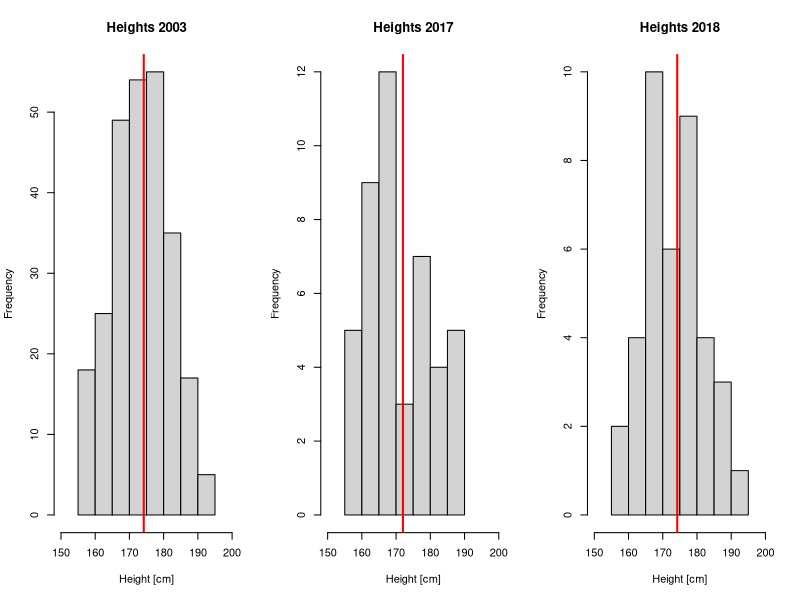
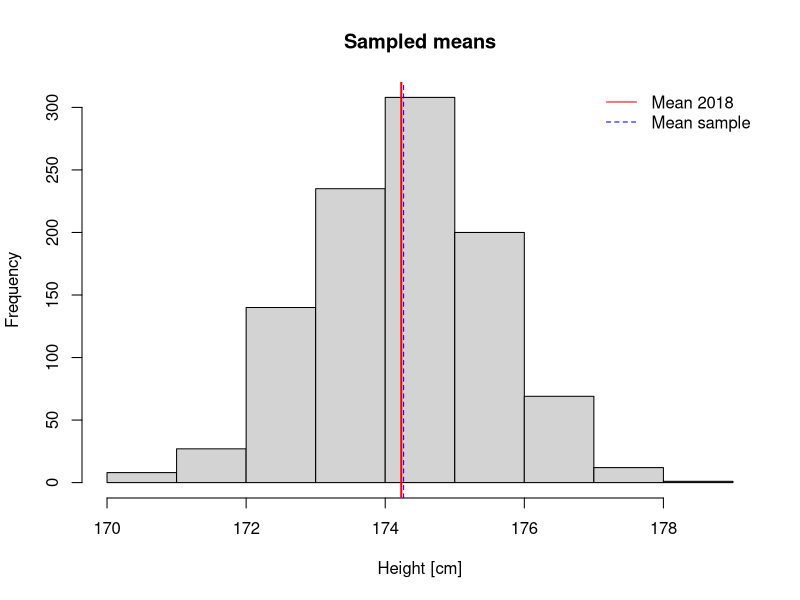
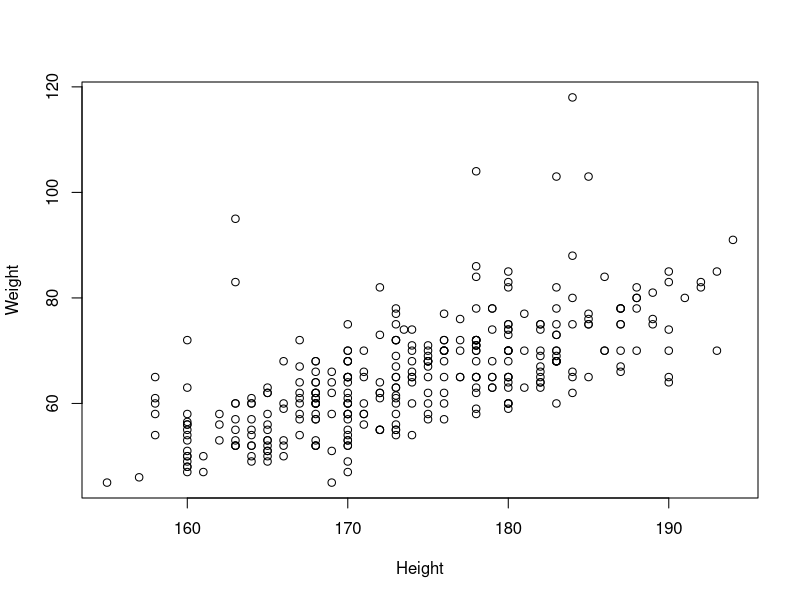

Reproduce these figures in R, in order. (Note: this script raises an error after producing the figures.)
#######################################################################
# R COURSE University of Bern 2019
# Homework 2
#######################################################################

#######################################################################
# DEADLINE: Tuesday Oct 1, 2019
# Send R script with your solutions to your assigned TA.
# Check the file "TA_Allocation_ToStudents.xlsx" to find the e-mail address of your assigned TA.

#######################################################################
# In the SUBJECT of the e-mail type: R course 2019 homework 2
# The Rscript should be named [YourName]_Rcourse_homework2.r
# Replace [YourName] by your first and last name.
#######################################################################

# VERY IMPORTANT ######################################################
# You need to comment your code, such that it is clear you understand what you did.
# You get extra points if you produce plots that have the x and y axis labels, a main title, etc.
# You might contact your assigned TA if you have questions about the homework (not during the weekend).
########################################################################

#### -----------------------------------------------------------------------------------------------
# EXERCISE 1
# 1.1. Read the three files with the statistics from 
#      students from 2003, 2017 and 2018
#      from the files: "Student2003.txt", "Student2017.txt", "Student2018.csv"
#      save each file into a data.frame, 
#      such that you have three data.frames in memory.
#      NOTE: the separation of entrie and missing data characters are different for each file.
#            For "Student2003.txt" and "Students2018.csv" missing data is coded as "?"
#            For "Student2017.txt" missing data is coded as "NA".
#            The "Student2003.txt" and "Student2017.txt" are tab separated (sep="\t")
#            whereas "Students2018.csv" is separated by ";" (sep=";")

df2003 <- read.table("Student2003.txt", header=TRUE, sep="\t",na.string="?")
df2017 <- read.table("Student2017.txt", header=TRUE, sep="\t",na.strings="NA")
df2018 <- read.csv("Students2018.csv", header=TRUE, sep=";", na.strings = "?")

#Quick view of the structures with str(), head(), summary(), or whatever suits.
str(df2003)
str(df2017)
str(df2018)

# 1.2. Create a vector combining the heights (cm) of all years
# The vector contains NA's. It is possible to remove them and/or to use na.rm in min() or max()
heights <- c(df2003$Height, df2017$Height, df2018$Height)

# Removes NA's
heights <- heights[!is.na(heights)]
str(heights)

# 1.3. Save the minimum height across all years into a variable
# na.rm is useless here as NA's have been removed before, but we never know !
minHeight <- min(heights, na.rm = T)

# 1.4. Save the maximum height across all years into a variable
maxHeight <- max(heights, na.rm = T)

# 1.5. Save the mean of each year into a vector with three entries.
#      The 1st element of the vector correspond to the mean of the height of first file
#      The 2nd element of the vector correspond to the mean of the height of second file
#      The 3rd element of the vector correspond to the mean of the height of third file

meansHeight <- c(mean(df2003$Height, na.rm = T), mean(df2017$Height, na.rm = T), mean(df2018$Height, na.rm = T)); meansHeight

# 1.6. Write your own function to remove lines with missing data from a matrix with two columns.
#      INPUT of the function: matrix with two columns.
#      OUTPUT of the function: matrix with two columns without missing data.

# Works only with a matrix with two column -> returns false if input is different
removeLineWithNA <- function(mat){
  if (dim(mat)[2] != 2) {
    print("Matrix dimention not correct.")
    return(FALSE)
  }else{
    # Two column matrix with TRUE or FALSE for NA
    idxNA <- is.na(mat)
    # Save wether col 1, col 2 or both have a True in it. 
    idxLine <- idxNA[,1] | idxNA[,2] 
    # Returns a matrix with only lines without NA's
    return(mat[!idxLine,])
  }
  
}

#little test to verify
#m <- matrix(c(1,2,NA,4,5,NA,7,8,9,10), ncol = 2);m
#m_na <- removeLineWithNA(m);m_na

# 1.7. Create a matrix with two columns by extracting the columns with height and weight from "Student2003.txt"  
matHW2003 <- matrix(c(df2003$Height, df2003$Weight), ncol = 2);summary(matHW2003) # 5 + 12 NA's

# 1.8. Apply the function to remove missing data to the matrix with two columns created in 1.6.
matHW2003cleared <- removeLineWithNA(matHW2003); summary(matHW2003cleared) # no NA's


#### -----------------------------------------------------------------------------------------------
# EXERCISE 2
# 2. Compare the distribution of the height in the three years
#    by making three histograms next to each other in the same plot.
#    Use the layout() function to define the plot area.
#    Use the same x-axis scale for each histogram, and add the mean as a vertical line to each histogram.
#    Does it seem that students became taller or shorter over time?

def.par=par(no.readonly = T) #- saving default parameters before using layout()

# One line, 3 columns. Equivalent to par(mfrow=c(1,3))
layout(matrix(c(1,2,3), 1, 3))

hist(df2003$Height, xlim = c(150, 200), xlab = "Height [cm]", main = "Heights 2003")
abline(v=mean(df2003$Height, na.rm = T), lwd=2, col="red" )
hist(df2017$Height, xlim = c(150, 200), xlab = "Height [cm]", main = "Heights 2017")
abline(v=mean(df2017$Height, na.rm = T), lwd=2, col="red" )
hist(df2018$Height, xlim = c(150, 200), xlab = "Height [cm]", main = "Heights 2018")
abline(v=mean(df2018$Height, na.rm = T), lwd=2, col="red" )

# - They are just a bit shorter in 2017 but there's no big difference
# - Pay attention to the fact that the datasets are way smaller in 2017 and 2018
# - Confirm by looking at the means.

print(mean(df2003$Height, na.rm = T))
print(mean(df2017$Height, na.rm = T))
print(mean(df2018$Height, na.rm = T))

par(def.par) #- Restore default parameters after using layout()


#### -----------------------------------------------------------------------------------------------
# EXERCISE 3
# 3.1. Use a t.test() to test if the mean height of 2003 
#    is significantly different from the mean height in 2018.
#    Did the average height increased through time?

ttmean318H <- t.test(df2003$Height, df2018$Height)
# - The means are almost identical. p-value for the Ttest is 0.97: the diffenrences have 97% chance of being random. -> means are not significantly different

# 3.2. Use a t.test() to test if the means of the weigth of 2003
#    is significantly different from the weigth in 2018.
#    Did the average height increased through time?

ttmean318W <- t.test(df2003$Weight, df2018$Weight)
# - p-value is a bit higher but still nothing significant (0.282)


# 3.3. Provide answers as a comment in your script to the following questions
# 3.3.1. What is the null hypothesis? 
# - Null hypothesis:        There is no difference between the means of the two sample
# - Alternative hypothesis: The difference between the means is not equal to 0
# 3.3.2. What is the p-value? 
# - the p-value is the probability that the difference is due to randomness. In other words, the probability that the null hypothesis is true. 

# 3.3.3. Is there a significant difference between 2003 and 2018? 
# - No. 
# Answers to 3.3. should be short answers (1 line each answer).


#### -----------------------------------------------------------------------------------------------
# EXERCISE 4 
# 4.1. Make a function that, given the number "n" and a vector "weights",
#      samples randomly "n" entries from the vector "weights" 
#      and returns the mean weight of those sampled "n" individuals.
#      Tips: 
#      a) inside the definition of your function use the 
#         function sample() with replace=TRUE.
#      b) write down the variables that you need to give as 
#         INPUT to the function in the comments

# smpl
# Parameters: n: number of individuals to sample
#             w: matrix of weights 
#
# Return value: mean of the n sampled weight.
smpl <- function(n,w){
  w <- w[!is.na(w)]
  s <- sample(w, n, replace = TRUE)
  return(mean(s))
}

# 4.2. Call the function to get the mean of the height of a sample 
#      of 41 individuals (n=41), given as input the vector 
#      with the height from the Bern students dataset of year 2003.

mhsmpl2003 <- smpl(41,df2003$Height)

# 4.3. Use a for loop to call the function you did in 5.1. 1000 times, 
#      to compute the distribution of the mean of 41 individuals. 
#      This is done imagining that we were sampling individuals from 2003 
#      to create a sample with the same number of individuals as in 2018.
#      In other words, what would be the expected mean for 2018 
#      if we sampled 41 individuals from 2003. 
#      Note that 41 is the sample size in 2018. 
#      This is done by sampling a sample with the same number of students 
#      as in 2018 from the height distribution of students from 2003.
#      Save all the results into a vector with 1000 entries, 
#      each corresponding to the mean of each sample.

# Vector for sampled means
splmeans <- c()

for(i in 1:1000){
  m <- smpl(41,df2003$Height)
  splmeans <- c(splmeans, m)
}


# 4.4. Count the proportion of simulations larger than the observed mean of 2018.
#      Plot the histogram of the simulated (sampled) means.
#      Add a vertical line with the observed mean in 2018.
#      Based on this plot and the computed proportion, is there evidence of a significant  
#      change in the mean weight from 2003 to 2018 in the Bern students? 
#      What is the null hypothesis underlying this resampling procedure?

# Number of simulated obs > mean of 2018
nbGT2018 <- length(which(splmeans > mean(df2018$Height, na.rm = T)))
hist(splmeans, main="Sampled means", xlab="Height [cm]")
abline(v=mean(df2018$Height, na.rm = T), lwd=2, col="red")

# Just to try
abline(v=mean(splmeans), lwd=1, lty=2, col="blue")
legend("topright", 
       c("Mean 2018", "Mean sample"), 
       lty=c(1,2), 
       col=c("red","blue"), 
       bty = "n")

### -----------------------------------------------------------
# BONUS EXERCISE (not compulsory, but interesting if you want to get extra points)
# B.1. Make a linear regression of the weight against height
#      by pooling the data from the 3 years.

# create the data frame (vector -> matrix -> data frame)
data3y <- c(df2003$Height, df2017$Height, df2018$Height, df2003$Weight, df2017$Weight, df2018$Weight)
data3y <- as.data.frame(matrix(data3y, ncol=2))
colnames(data3y) = c("Height", "Weight")

# Linear regression
data3y.lm <- lm(data3y$Height~data3y$Weight)
dev.off()
plot(data3y)
#lines(faithful$eruptions, fitted(fit), col="blue")
lines(data3y$Height, fitted(data3y.lm), col="red")

# Answer the following questions as a comment in your script (1 line each answer)
# B.1.1. Is there a significant relationship between the two variables?
# B.1.2. What is the value of the slope? Is it significant?
# B.1.3. What is the value of the intercept? Is it significant?

# B.2. Make a plot with the regression line.
# note that for plot we need to put in the x axis the independent
# and in the y axis the dependent variable

# B.3. Do the residuals look normally distributed? 
# Perform qqplot analysis of the residuals


